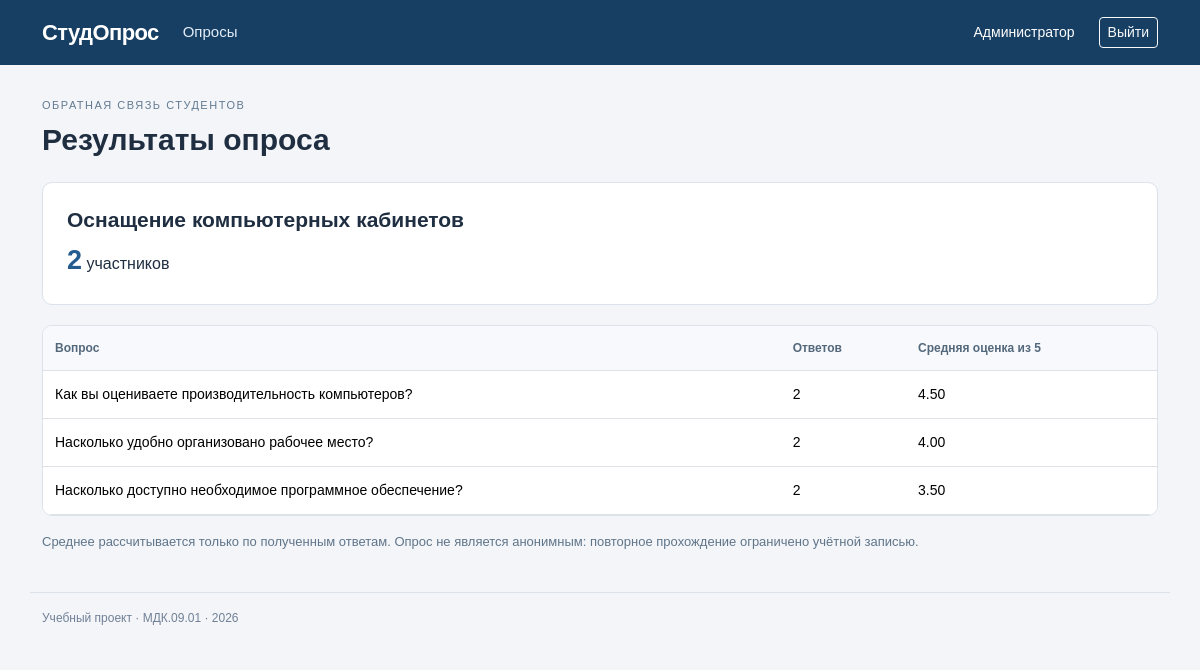
/results.php?id=2 (signed in), run on the app's committed database.
### tables this page shows
CREATE TABLE surveys (
 id INT AUTO_INCREMENT PRIMARY KEY,
 title VARCHAR(150) NOT NULL,
 description TEXT,
 status ENUM('Черновик','Открыт','Закрыт') NOT NULL DEFAULT 'Черновик',
 created_by INT NOT NULL,
 created_at DATETIME NOT NULL DEFAULT CURRENT_TIMESTAMP,
 FOREIGN KEY (created_by) REFERENCES users(id)
);

CREATE TABLE questions (
 id INT AUTO_INCREMENT PRIMARY KEY,
 survey_id INT NOT NULL,
 text VARCHAR(250) NOT NULL,
 FOREIGN KEY (survey_id) REFERENCES surveys(id) ON DELETE CASCADE
);

### helpers.php (called while the page is built, shortened)
<?php
function h($value): string {
    return htmlspecialchars((string)$value, ENT_QUOTES, 'UTF-8');
}
function one(PDO $pdo, string $sql, array $params=[]): array|false {
    $stmt=$pdo->prepare($sql); $stmt->execute($params); return $stmt->fetch();
}
function all_rows(PDO $pdo, string $sql, array $params=[]): array {
    $stmt=$pdo->prepare($sql); $stmt->execute($params); return $stmt->fetchAll();
}

### results.php (the view)
<?php
require 'auth.php';require_admin();require 'menu.php';
$id=(int)($_GET['id']??0);$survey=one($pdo,'SELECT * FROM surveys WHERE id=?',[$id]);if(!$survey){http_response_code(404);exit('Опрос не найден.');}
$rows=all_rows($pdo,'SELECT q.id,q.text,COUNT(a.id) AS n,ROUND(AVG(a.value),2) AS mean FROM questions q LEFT JOIN answers a ON a.question_id=q.id WHERE q.survey_id=? GROUP BY q.id,q.text ORDER BY q.id',[$id]);
$count=one($pdo,'SELECT COUNT(DISTINCT a.user_id) AS n FROM answers a JOIN questions q ON q.id=a.question_id WHERE q.survey_id=?',[$id])['n'];
page_start('Результаты опроса'); ?><div class="panel"><h2><?=h($survey['title'])?></h2><span class="stat"><?=h($count)?></span> участников</div>
<div class="table-wrap"><table class="table"><thead><tr><th>Вопрос</th><th>Ответов</th><th>Средняя оценка из 5</th></tr></thead><tbody><?php foreach($rows as $r): ?><tr><td><?=h($r['text'])?></td><td><?=h($r['n'])?></td><td><?=h($r['mean']??'Нет ответов')?></td></tr><?php endforeach; ?></tbody></table></div><p class="hint mt-3">Среднее рассчитывается только по полученным ответам. Опрос не является анонимным: повторное прохождение ограничено учётной записью.</p><?php page_end(); ?>

### css/style.css (style rules this page uses)
:root { --brand:#173e63 }
body { background:#f3f5f8;color:#1f2e40;font-family:Arial,sans-serif }
h2 { font-size:21px;font-weight:700 }
.panel { background:white;border:1px solid #dbe2eb;border-radius:10px;padding:24px;margin-bottom:20px }
.table { font-size:14px;margin:0 }
.table th { color:#54687c;background:#f7f9fc;font-weight:600;font-size:12px }
.table td,.table th { padding:13px 12px;vertical-align:middle }
.table-wrap { overflow:auto;background:white;border:1px solid #dbe2eb;border-radius:10px }
.hint { font-size:13px;color:#60758a }
.stat { font-size:27px;font-weight:700;color:#245c90 }

### data on the page
surveys: title "Оснащение компьютерных кабинетов"
questions: text "Как вы оцениваете производительность компьютеров?", n "2", mean "4.50"
questions: text "Насколько удобно организовано рабочее место?", n "2", mean "4.00"
questions: text "Насколько доступно необходимое программное обеспечение?", n "2", mean "3.50"

### other printed values
$cfg['brand'] "СтудОпрос"
$label "Опросы"
$_SESSION['user']['name'] "Администратор"
$cfg['subtitle'] "ОБРАТНАЯ СВЯЗЬ СТУДЕНТОВ"
$title "Результаты опроса"
$count "2"
